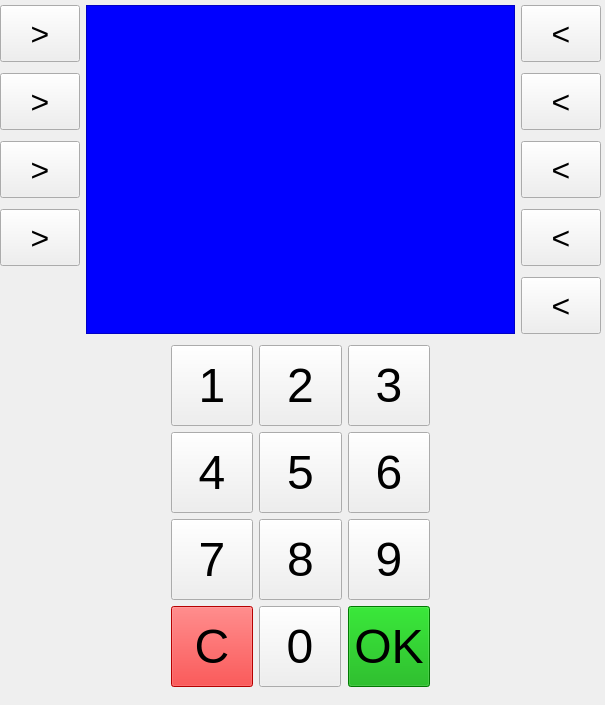
<?xml version="1.0" encoding="UTF-8"?>
<ui version="4.0">
 <class>MainWindow</class>
 <widget class="QMainWindow" name="MainWindow">
  <property name="geometry">
   <rect>
    <x>0</x>
    <y>0</y>
    <width>605</width>
    <height>705</height>
   </rect>
  </property>
  <property name="windowTitle">
   <string>MainWindow</string>
  </property>
  <widget class="QWidget" name="centralwidget">
   <widget class="QWidget" name="layoutWidget">
    <property name="geometry">
     <rect>
      <x>0</x>
      <y>0</y>
      <width>601</width>
      <height>697</height>
     </rect>
    </property>
    <layout class="QGridLayout" name="gridLayout_2">
     <item row="1" column="2">
      <widget class="QPushButton" name="push50">
       <property name="minimumSize">
        <size>
         <width>80</width>
         <height>57</height>
        </size>
       </property>
       <property name="maximumSize">
        <size>
         <width>80</width>
         <height>57</height>
        </size>
       </property>
       <property name="font">
        <font>
         <pointsize>24</pointsize>
        </font>
       </property>
       <property name="text">
        <string>&lt;</string>
       </property>
      </widget>
     </item>
     <item row="2" column="0">
      <widget class="QPushButton" name="pushNosto">
       <property name="minimumSize">
        <size>
         <width>80</width>
         <height>57</height>
        </size>
       </property>
       <property name="maximumSize">
        <size>
         <width>80</width>
         <height>57</height>
        </size>
       </property>
       <property name="font">
        <font>
         <pointsize>24</pointsize>
        </font>
       </property>
       <property name="text">
        <string>&gt;</string>
       </property>
      </widget>
     </item>
     <item row="2" column="2">
      <widget class="QPushButton" name="push100">
       <property name="minimumSize">
        <size>
         <width>80</width>
         <height>57</height>
        </size>
       </property>
       <property name="maximumSize">
        <size>
         <width>80</width>
         <height>57</height>
        </size>
       </property>
       <property name="font">
        <font>
         <pointsize>24</pointsize>
        </font>
       </property>
       <property name="text">
        <string>&lt;</string>
       </property>
      </widget>
     </item>
     <item row="0" column="2">
      <widget class="QPushButton" name="push20">
       <property name="minimumSize">
        <size>
         <width>80</width>
         <height>57</height>
        </size>
       </property>
       <property name="maximumSize">
        <size>
         <width>80</width>
         <height>57</height>
        </size>
       </property>
       <property name="font">
        <font>
         <pointsize>24</pointsize>
        </font>
       </property>
       <property name="text">
        <string>&lt;</string>
       </property>
      </widget>
     </item>
     <item row="0" column="0">
      <widget class="QPushButton" name="pushSaldo">
       <property name="minimumSize">
        <size>
         <width>80</width>
         <height>57</height>
        </size>
       </property>
       <property name="maximumSize">
        <size>
         <width>80</width>
         <height>57</height>
        </size>
       </property>
       <property name="font">
        <font>
         <pointsize>24</pointsize>
        </font>
       </property>
       <property name="text">
        <string>&gt;</string>
       </property>
      </widget>
     </item>
     <item row="1" column="0">
      <widget class="QPushButton" name="pushTapahtumat">
       <property name="minimumSize">
        <size>
         <width>80</width>
         <height>57</height>
        </size>
       </property>
       <property name="maximumSize">
        <size>
         <width>80</width>
         <height>57</height>
        </size>
       </property>
       <property name="font">
        <font>
         <pointsize>24</pointsize>
        </font>
       </property>
       <property name="text">
        <string>&gt;</string>
       </property>
      </widget>
     </item>
     <item row="3" column="0">
      <widget class="QPushButton" name="pushLopeta">
       <property name="minimumSize">
        <size>
         <width>80</width>
         <height>57</height>
        </size>
       </property>
       <property name="maximumSize">
        <size>
         <width>80</width>
         <height>57</height>
        </size>
       </property>
       <property name="font">
        <font>
         <pointsize>24</pointsize>
        </font>
       </property>
       <property name="text">
        <string>&gt;</string>
       </property>
      </widget>
     </item>
     <item row="3" column="2">
      <widget class="QPushButton" name="push200">
       <property name="minimumSize">
        <size>
         <width>80</width>
         <height>57</height>
        </size>
       </property>
       <property name="maximumSize">
        <size>
         <width>80</width>
         <height>57</height>
        </size>
       </property>
       <property name="font">
        <font>
         <pointsize>24</pointsize>
        </font>
       </property>
       <property name="text">
        <string>&lt;</string>
       </property>
      </widget>
     </item>
     <item row="0" column="1" rowspan="5">
      <widget class="QTextEdit" name="textEdit">
       <property name="font">
        <font>
         <family>Arial</family>
        </font>
       </property>
       <property name="styleSheet">
        <string notr="true">background-color: rgb(0, 0, 255);
color: rgb(255, 255, 255);</string>
       </property>
       <property name="readOnly">
        <bool>true</bool>
       </property>
      </widget>
     </item>
     <item row="5" column="0" colspan="3">
      <layout class="QGridLayout" name="numberGrid">
       <item row="1" column="4">
        <widget class="QPushButton" name="pushSix">
         <property name="minimumSize">
          <size>
           <width>82</width>
           <height>81</height>
          </size>
         </property>
         <property name="maximumSize">
          <size>
           <width>82</width>
           <height>81</height>
          </size>
         </property>
         <property name="font">
          <font>
           <pointsize>36</pointsize>
          </font>
         </property>
         <property name="text">
          <string>6</string>
         </property>
        </widget>
       </item>
       <item row="0" column="0" rowspan="4">
        <spacer name="horizontalSpacer">
         <property name="orientation">
          <enum>Qt::Horizontal</enum>
         </property>
         <property name="sizeHint" stdset="0">
          <size>
           <width>40</width>
           <height>20</height>
          </size>
         </property>
        </spacer>
       </item>
       <item row="3" column="4">
        <widget class="QPushButton" name="pushEnter">
         <property name="minimumSize">
          <size>
           <width>82</width>
           <height>81</height>
          </size>
         </property>
         <property name="maximumSize">
          <size>
           <width>82</width>
           <height>81</height>
          </size>
         </property>
         <property name="font">
          <font>
           <pointsize>36</pointsize>
           <italic>false</italic>
          </font>
         </property>
         <property name="styleSheet">
          <string notr="true">background-color: rgb(0, 170, 0);</string>
         </property>
         <property name="text">
          <string>OK</string>
         </property>
        </widget>
       </item>
       <item row="2" column="4">
        <widget class="QPushButton" name="pushNine">
         <property name="minimumSize">
          <size>
           <width>82</width>
           <height>81</height>
          </size>
         </property>
         <property name="maximumSize">
          <size>
           <width>82</width>
           <height>81</height>
          </size>
         </property>
         <property name="font">
          <font>
           <pointsize>36</pointsize>
          </font>
         </property>
         <property name="text">
          <string>9</string>
         </property>
        </widget>
       </item>
       <item row="0" column="6" rowspan="4">
        <spacer name="horizontalSpacer_2">
         <property name="orientation">
          <enum>Qt::Horizontal</enum>
         </property>
         <property name="sizeHint" stdset="0">
          <size>
           <width>40</width>
           <height>20</height>
          </size>
         </property>
        </spacer>
       </item>
       <item row="0" column="4">
        <widget class="QPushButton" name="pushThree">
         <property name="minimumSize">
          <size>
           <width>82</width>
           <height>81</height>
          </size>
         </property>
         <property name="maximumSize">
          <size>
           <width>82</width>
           <height>81</height>
          </size>
         </property>
         <property name="font">
          <font>
           <pointsize>36</pointsize>
          </font>
         </property>
         <property name="text">
          <string>3</string>
         </property>
        </widget>
       </item>
       <item row="0" column="3">
        <widget class="QPushButton" name="pushTwo">
         <property name="minimumSize">
          <size>
           <width>83</width>
           <height>81</height>
          </size>
         </property>
         <property name="maximumSize">
          <size>
           <width>83</width>
           <height>81</height>
          </size>
         </property>
         <property name="font">
          <font>
           <pointsize>36</pointsize>
          </font>
         </property>
         <property name="text">
          <string>2</string>
         </property>
        </widget>
       </item>
       <item row="2" column="3">
        <widget class="QPushButton" name="pushEight">
         <property name="minimumSize">
          <size>
           <width>83</width>
           <height>81</height>
          </size>
         </property>
         <property name="maximumSize">
          <size>
           <width>83</width>
           <height>81</height>
          </size>
         </property>
         <property name="font">
          <font>
           <pointsize>36</pointsize>
          </font>
         </property>
         <property name="text">
          <string>8</string>
         </property>
        </widget>
       </item>
       <item row="2" column="2">
        <widget class="QPushButton" name="pushSeven">
         <property name="minimumSize">
          <size>
           <width>82</width>
           <height>81</height>
          </size>
         </property>
         <property name="maximumSize">
          <size>
           <width>82</width>
           <height>81</height>
          </size>
         </property>
         <property name="font">
          <font>
           <pointsize>36</pointsize>
          </font>
         </property>
         <property name="text">
          <string>7</string>
         </property>
        </widget>
       </item>
       <item row="0" column="2">
        <widget class="QPushButton" name="pushOne">
         <property name="minimumSize">
          <size>
           <width>82</width>
           <height>81</height>
          </size>
         </property>
         <property name="maximumSize">
          <size>
           <width>82</width>
           <height>81</height>
          </size>
         </property>
         <property name="font">
          <font>
           <pointsize>36</pointsize>
          </font>
         </property>
         <property name="styleSheet">
          <string notr="true"/>
         </property>
         <property name="text">
          <string>1</string>
         </property>
        </widget>
       </item>
       <item row="1" column="3">
        <widget class="QPushButton" name="pushFive">
         <property name="minimumSize">
          <size>
           <width>83</width>
           <height>81</height>
          </size>
         </property>
         <property name="maximumSize">
          <size>
           <width>83</width>
           <height>81</height>
          </size>
         </property>
         <property name="font">
          <font>
           <pointsize>36</pointsize>
          </font>
         </property>
         <property name="text">
          <string>5</string>
         </property>
        </widget>
       </item>
       <item row="1" column="2">
        <widget class="QPushButton" name="pushFour">
         <property name="minimumSize">
          <size>
           <width>82</width>
           <height>81</height>
          </size>
         </property>
         <property name="maximumSize">
          <size>
           <width>82</width>
           <height>81</height>
          </size>
         </property>
         <property name="font">
          <font>
           <pointsize>36</pointsize>
          </font>
         </property>
         <property name="text">
          <string>4</string>
         </property>
        </widget>
       </item>
       <item row="3" column="3">
        <widget class="QPushButton" name="pushZero">
         <property name="minimumSize">
          <size>
           <width>82</width>
           <height>81</height>
          </size>
         </property>
         <property name="maximumSize">
          <size>
           <width>82</width>
           <height>81</height>
          </size>
         </property>
         <property name="font">
          <font>
           <pointsize>36</pointsize>
          </font>
         </property>
         <property name="styleSheet">
          <string notr="true"/>
         </property>
         <property name="text">
          <string>0</string>
         </property>
        </widget>
       </item>
       <item row="3" column="2">
        <widget class="QPushButton" name="pushBack">
         <property name="minimumSize">
          <size>
           <width>82</width>
           <height>81</height>
          </size>
         </property>
         <property name="maximumSize">
          <size>
           <width>82</width>
           <height>81</height>
          </size>
         </property>
         <property name="font">
          <font>
           <pointsize>36</pointsize>
          </font>
         </property>
         <property name="styleSheet">
          <string notr="true">background-color: rgb(255, 0, 0);</string>
         </property>
         <property name="text">
          <string>C</string>
         </property>
        </widget>
       </item>
      </layout>
     </item>
     <item row="4" column="2">
      <widget class="QPushButton" name="pushMuu">
       <property name="minimumSize">
        <size>
         <width>80</width>
         <height>57</height>
        </size>
       </property>
       <property name="maximumSize">
        <size>
         <width>80</width>
         <height>57</height>
        </size>
       </property>
       <property name="font">
        <font>
         <pointsize>24</pointsize>
        </font>
       </property>
       <property name="text">
        <string>&lt;</string>
       </property>
      </widget>
     </item>
    </layout>
   </widget>
  </widget>
 </widget>
 <resources/>
 <connections/>
</ui>
